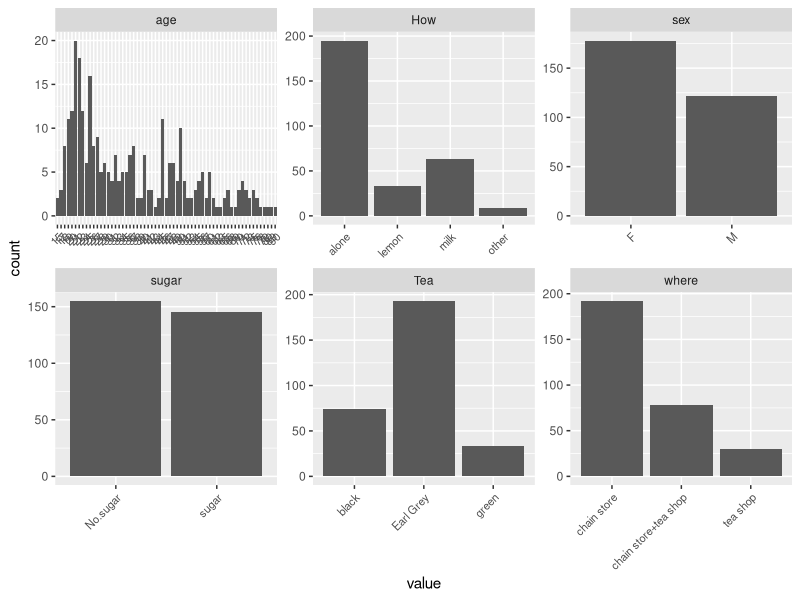

Source code (R): (Note: this script raises an error after producing the figure.)

# Author: Pingxin Gao
# Created: 25 Nov, 2019
# data source: http://s3.amazonaws.com/assets.datacamp.com/production/course_2218/datasets/human1.txt

# import packages
library(dplyr)
library(stringr)
library(GGally)
library(corrplot)
library(ggplot2)
setwd('/Users/edward/IODS-project/data')


library(FactoMineR)
library(tidyr)
# load the data



data("tea")

glimpse(tea)

cha <- dplyr::select(tea, one_of(c('Tea','How','sugar','where','age','sex')))
glimpse(cha)


ggplot(gather(cha), aes(value)) + facet_wrap("key", scales = "free") + geom_bar() + theme(axis.text.x = element_text(angle = 45, hjust = 1, size = 8))
cha_mca <- MCA(cha, graph = FALSE)
summary(cha_mca)
